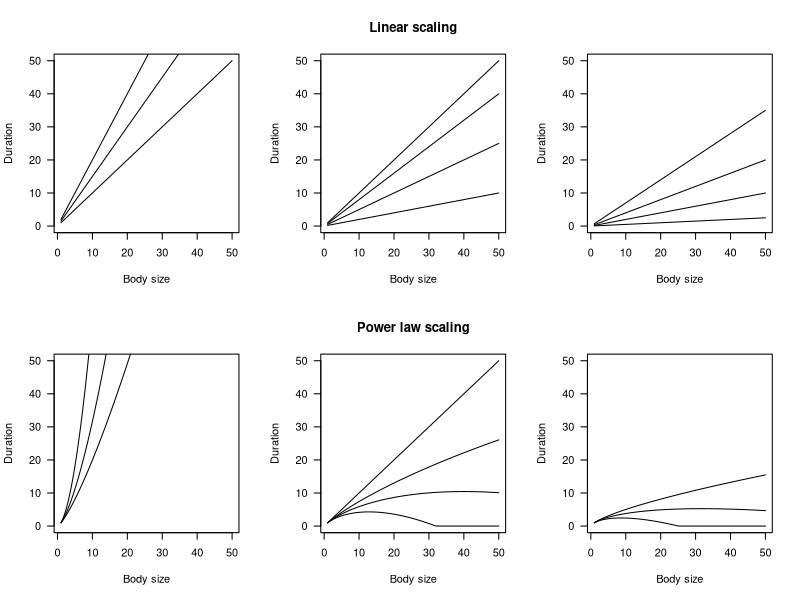

The R source for this figure: (Note: this script raises an error after producing the figure.)
####				                         ####
# 				                            	#
# Cumulative Assessment with Power Laws #
# By Alexandre V. Palaoro & Mark Briffa #
#				                              	#
#   Special thanks to Danilo G. Muniz   #
#   for helping with the coding and	    #
#   discussions                      		#
####				                         ####


## Power Law Scaling
# x = body size
# off = offensive RHP
# def = damage endurance
# stam = stamina

nonL.duration = function(x, off, def, stam) {
  d = (x^stam)+(x^def)-(x^off)
  return(ifelse(d>0, yes=d, no=0)) 
}

## Linear Scaling
# x = body size
# off = offensive RHP
# def = damage endurance
# stam = stamina

L.duration = function(x, off, def, stam) {
  d = (x*stam)+(x*def)-(x*off)
  return(ifelse(d>0, yes=d, no=0)) 
}

##                                                        ##
# The modeling can be done by using the curve() function.  #
# curve() calculates several values for the variable "x"   #
# at the same time. Thus, it is perfect for our modeling.  #
# Here, I will leave the code used for Figure 2 in the     #
# paper, but please tinker with the values as you see fit. #
##                                                        ##

# Opens a side window to visualize the graphs better
x11()

# Ploting all of them at once
par(mfrow=c(2,3),las=1)

## curve() needs an x to calculate a range of values. Thus, 'x' will be our body size
## and you can just add the other scaling exponents and slopes as you see fit.
## "from" and "to" will be the range of your body size values. I will start with the 
## linear predictions

curve(L.duration(x = x, def = 1, off = 1, stam = 1), from=1, to=50, xlab="Body size",ylab="Duration",ylim=c(0,50))
curve(L.duration(x = x, def = 1.5, off = 1, stam = 1), from=1, to=50, xlab="Body size",ylab="Duration",add=T)
curve(L.duration(x = x, def = 2, off = 1, stam = 1), from=1, to=50, xlab="Body size",ylab="Duration",add=T)

curve(L.duration(x = x, def = 1, off = 1, stam = 1), from=1, to=50, xlab="Body size",ylab="Duration", main = "Linear scaling",ylim=c(0,50))
curve(L.duration(x = x, def = 1, off = 1.2, stam = 1), from=1, to=50,add=T)
curve(L.duration(x = x, def = 1, off = 1.5, stam = 1), from=1, to=50,add=T)
curve(L.duration(x = x, def = 1, off = 1.8, stam = 1), from=1, to=50,add=T)

curve(L.duration(x = x, def = 0.7, off = 1, stam = 1), from=1, to=50, xlab="Body size",ylab="Duration",ylim=c(0,50))
curve(L.duration(x = x, def = 0.7, off = 1.3, stam = 1), from=1, to=50,add=T)
curve(L.duration(x = x, def = 0.7, off = 1.5, stam = 1), from=1, to=50,add=T)
curve(L.duration(x = x, def = 0.7, off = 1.65, stam = 1), from=1, to=50,add=T)

#The non-linear scalings are next.

curve(nonL.duration(x = x, def = 1.5, off = 1, stam = 1), from=1, to=50, xlab="Body size",ylab="Duration",ylim=c(0,50))
curve(nonL.duration(x = x, def = 1.3, off = 1, stam = 1), from=1, to=50,add=T)
curve(nonL.duration(x = x, def = 1.8, off = 1, stam = 1), from=1, to=50,add=T)

curve(nonL.duration(x = x, def = 1, off = 1, stam = 1), from=1, to=50, xlab="Body size",ylab="Duration", main = "Power law scaling",ylim=c(0,50))
curve(nonL.duration(x = x, def = 1, off = 1.1, stam = 1), from=1, to=50, add=T)
curve(nonL.duration(x = x, def = 1, off = 1.15, stam = 1), from=1, to=50,add=T)
curve(nonL.duration(x = x, def = 1, off = 1.2, stam = 1), from=1, to=50, add=T)

curve(nonL.duration(x = x, def = 0.7, off = 1, stam = 1), from=1, to=50, xlab="Body size",ylab="Duration",ylim=c(0,50))
curve(nonL.duration(x = x, def = 0.7, off = 1.05, stam = 1), from=1, to=50, add=T)
curve(nonL.duration(x = x, def = 0.7, off = 1.1, stam = 1), from=1, to=50, add=T)


# Now, let's get predictive:

par(mfrow=c(1,3),las=1)

curve(duration(x=x, def=1.5, off=1), from=1, to=30, main="Offense < Damage endurance",
      xlab="Body size",ylab="Duration")

curve(duration(x=x, def=1, off=1), from=1, to=30, main="Offense = Damage endurance",
      xlab="Body size",ylab="Duration")

curve(duration(x=x, def=1, off=1.2), from=1, to=30, main ="Offense > Damage endurance",
      xlab="Body size",ylab="Duration")

# Here we are predicting that once size-matched contests escalate to physical contact, contests will ensue as follows:
# 1 - Species that have a higher damage endurance than offensive capacity will show an exponential increase in 
#     contest duration (e.g. arthropods);
# 2 - Species that have similar damage endurance and offensive capcity will show a linear increase (e.g. arthropods);
# 3 - Species that have a higher offensive capacity than damage endurance will have short fights with a decrease in contest 
#     duration as the individual grows (e.g. ungulates, sea anemones).
#
# Done :)